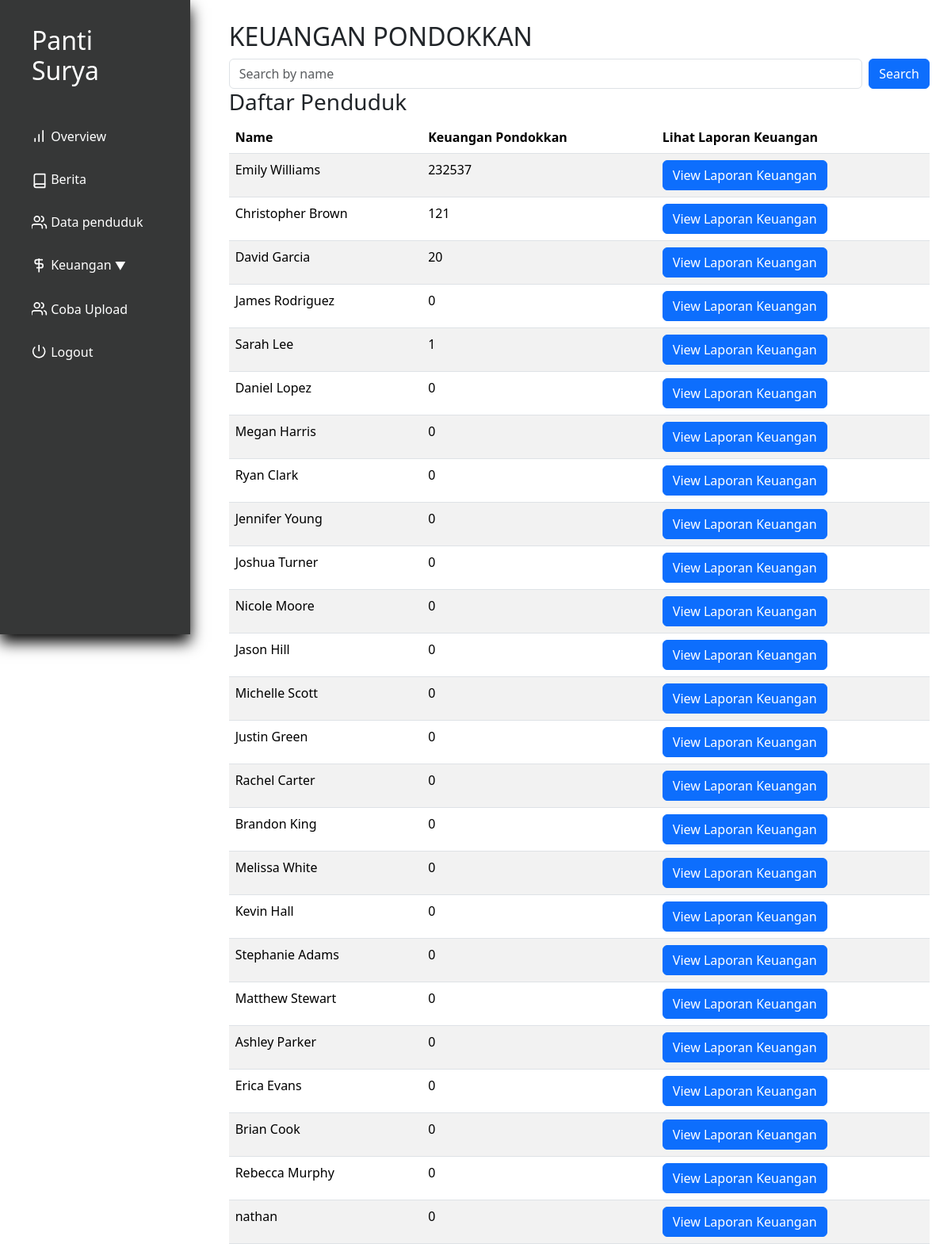
Before: /keuangan_pondokkan.php (signed in) with the older database file.
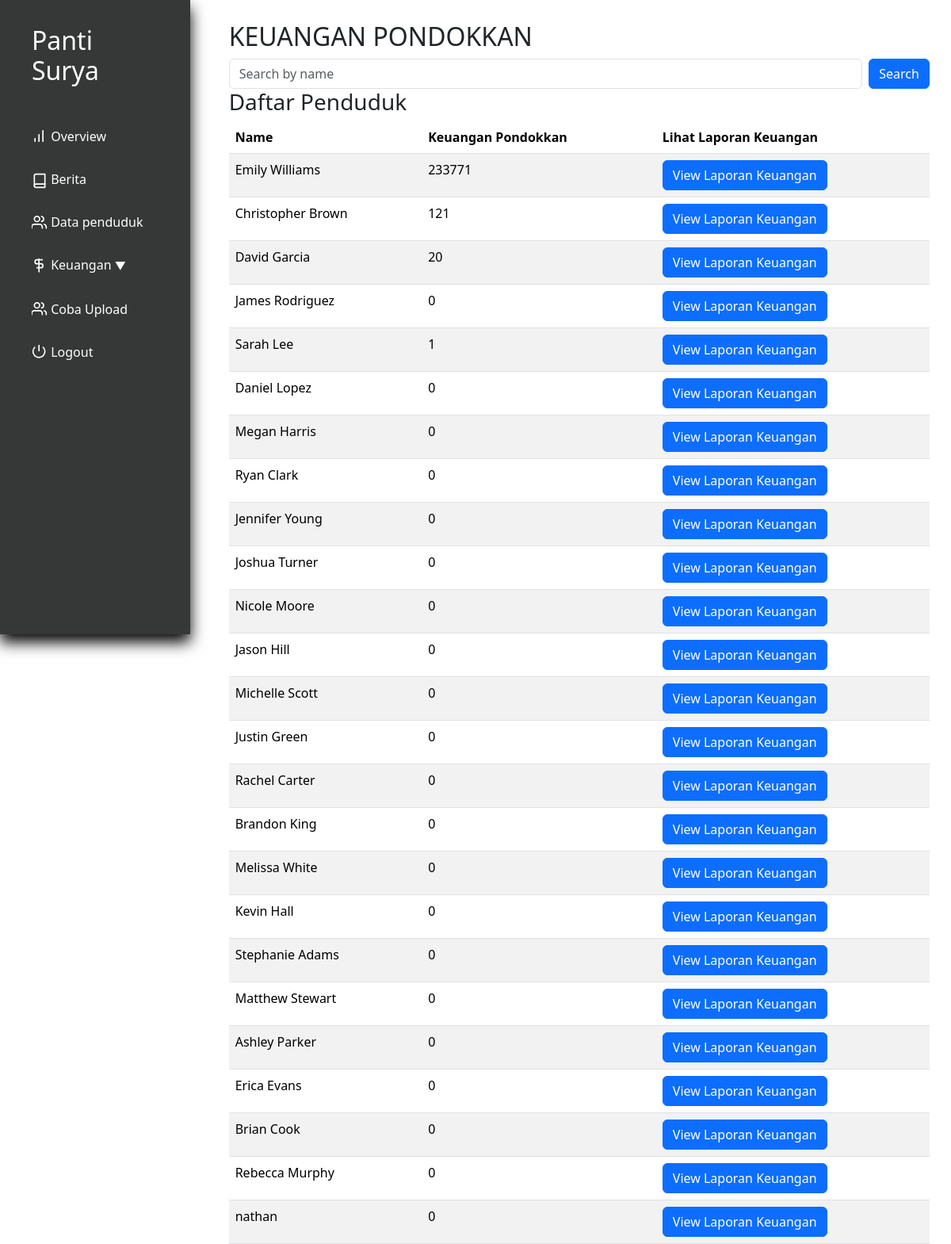
After: the same page with the newer database file.
### tables this page shows
CREATE TABLE `penduduk` (
  `id` int(11) NOT NULL,
  `nama` varchar(250) NOT NULL,
  `alamat` varchar(100) NOT NULL,
  `pengobatan_terakhir` date DEFAULT NULL,
  `email` varchar(200) DEFAULT NULL,
  `notelp` varchar(15) NOT NULL,
  `keuangan_pondokkan` int(11) NOT NULL,
  `keuangan_tabungan` int(11) NOT NULL,
  `keuangan_obat` int(11) NOT NULL,
  `keuangan_total` int(11) NOT NULL,
  `profile_picture` varchar(100) NOT NULL,
  `KTP` longblob NOT NULL,
  `KK` longblob NOT NULL,
  `BPJS` longblob NOT NULL,
  `keuangan_deposit` int(11) NOT NULL
);

### utils.php (called while the page is built, shortened)
<?php
class myDB
{
    private $host = "localhost";
    private $username = "root";
    private $password = "";
    private $database = "pantisurya";
    private $db;
    function __construct()
    {
        if ($this->db == null) {
            try {
                $this->db = new PDO("mysql:host=$this->host;dbname=$this->database", $this->username, $this->password);
                $this->db->setAttribute(PDO::ATTR_ERRMODE, PDO::ERRMODE_EXCEPTION);
            } catch (PDOException $e) {
                echo "Connection failed: " . $e->getMessage();
            }
        }
    }
    public function prepare($query)
    {
        return $this->db->prepare($query);
    }
}

### keuangan_pondokkan.php (the view, shortened to what this page needs)
<?php
require "utils.php";
$db = new myDB();
$stmt_all_residents = $db->prepare("SELECT * FROM penduduk");
$stmt_all_residents->execute();
$residents = $stmt_all_residents->fetchAll(PDO::FETCH_ASSOC);
?>
<!DOCTYPE html>
<html lang="en">
<head>
    <link href="https://cdn.jsdelivr.net/npm/bootstrap@5.3.3/dist/css/bootstrap.min.css" rel="stylesheet">
    <link rel="stylesheet" href="layout/indexstyle.css">
</head>
<body>
    <div class="app">
        <div class="dashboard">
            <?php include 'nav.php'?>
            <div class="main">
                <h2>KEUANGAN PONDOKKAN</h2>
                <div class="search-bar">
                    <form method="POST" class="d-flex">
                        <input type="text" name="search" placeholder="Search by name" class="form-control me-2">
                        <button type="submit" class="btn btn-primary">Search</button>
                    </form>
                </div>
                <div class="residents-table">
                    <h3>Daftar Penduduk</h3>
                    <table class="table table-striped" id="tabelPondokan">
                        <thead>
                            <tr>
                                <th>Name</th>
                                <th>Keuangan Pondokkan</th>
                                <th>Lihat Laporan Keuangan</th>
                            </tr>
                        </thead>
                        <tbody>
                            <?php foreach($residents as $resident): ?>
                            <tr>
                                <td><?php echo $resident['nama']; ?></td>
                                <td><?php echo $resident['keuangan_pondokkan']; ?></td>
                                <td><button onclick="window.location.href='laporanPondokkan.php?id=<?php echo $resident['id']; ?>'" class="btn btn-primary">View Laporan Keuangan</button></td>
                            </tr>
                            <?php endforeach; ?>
                        </tbody>
                    </table>
                </div>
            </div>
        </div>
    </div>
</body>
</html>

Changed rows visible on the page:
changed penduduk "Emily Williams": keuangan_pondokkan "232537" → "233771"
